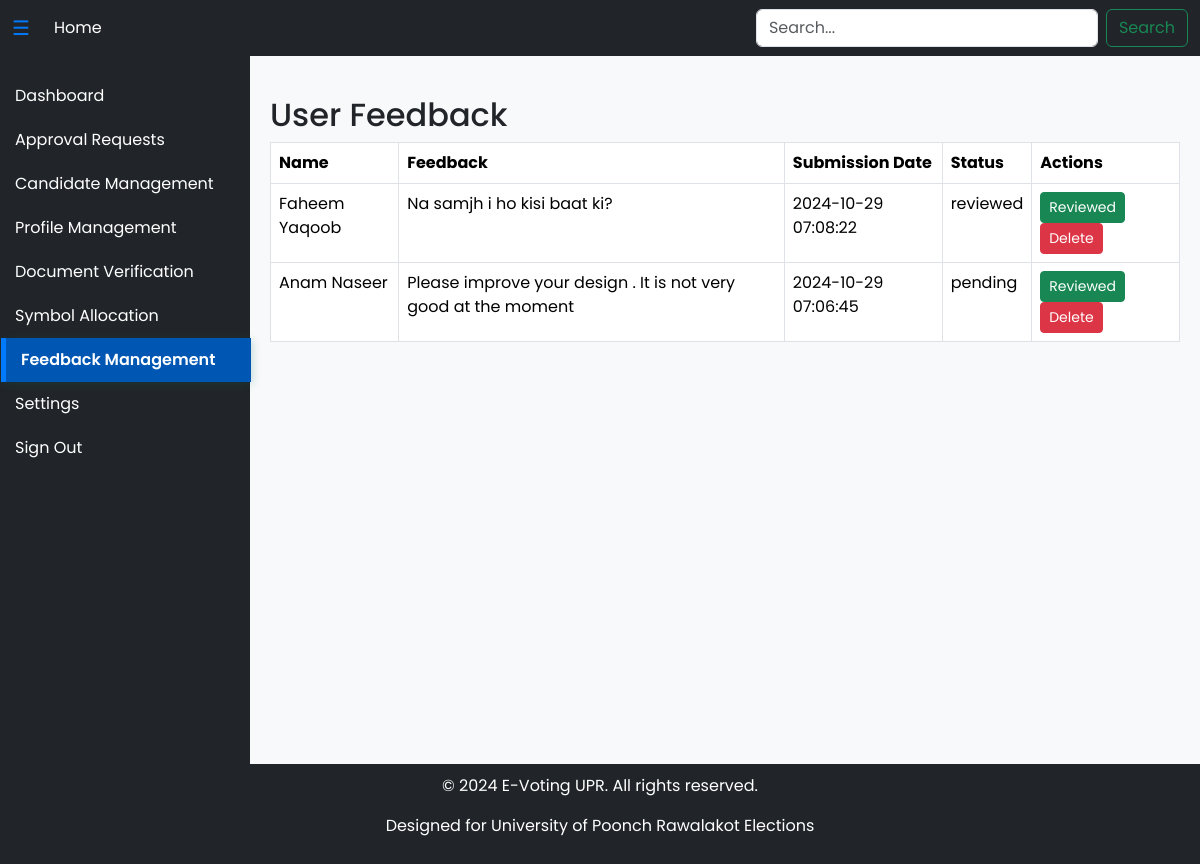
Screenshot of /manage_feedback.php (signed in) with the database file from the repository.
### tables this page shows
CREATE TABLE `feedback` (
  `id` int(11) NOT NULL,
  `candidate_id` int(11) NOT NULL,
  `feedback_text` text NOT NULL,
  `date` datetime NOT NULL DEFAULT current_timestamp(),
  `status` enum('pending','reviewed','','') NOT NULL
);

CREATE TABLE `candidates` (
  `candidate_id` int(50) NOT NULL,
  `election_id` int(11) DEFAULT NULL,
  `candidate_name` text NOT NULL,
  `password` varchar(200) NOT NULL,
  `candidate_number` varchar(20) NOT NULL,
  `department` text NOT NULL,
  `candidate_role` enum('Lecturer','Professor','Assistant_Professor','Associate_Professor') NOT NULL,
  `address` text NOT NULL,
  `socialmedia_links` text NOT NULL,
  `profile_pic` varchar(500) NOT NULL,
  `manifesto` text NOT NULL,
  `status` enum('Approved','Rejected','Pending','') NOT NULL,
  `document_status` enum('pending','verified','rejected','') NOT NULL DEFAULT 'pending',
  `symbol` varchar(500) DEFAULT NULL,
  `created_at` datetime NOT NULL DEFAULT current_timestamp(),
  `updated_at` datetime NOT NULL DEFAULT current_timestamp(),
  `candidate_email` varchar(200) NOT NULL,
  `has_voted` tinyint(1) DEFAULT 0,
  `role` enum('candidate','voter','') NOT NULL
);

### manage_feedback.php (the view, shortened to what this page needs)
<?php
include 'config.php';
$sql = "SELECT f.id, c.candidate_name, f.feedback_text, f.date, f.status
        FROM feedback f
        JOIN candidates c ON f.candidate_id = c.candidate_id
        ORDER BY f.date DESC";
$result = $conn->query($sql);
?>
<!DOCTYPE html>
<html lang="en">
<head>
    <link rel="stylesheet" href="style.css">
    <link href="https://cdn.jsdelivr.net/npm/bootstrap@5.3.3/dist/css/bootstrap.min.css" rel="stylesheet">
</head>
<body>
    <?php
  include 'sidebar.php';
  ?>
    <nav class="navbar navbar-expand-lg navbar-dark bg-dark fixed-top">
        <div class="container-fluid">
            <a class="navbar-brand" href="javascript:void(0);" id="navbarToggle">☰</a>
            <div class="collapse navbar-collapse" id="navbarNav">
                <ul class="navbar-nav me-auto">
                    <li class="nav-item">
                        <a class="nav-link active" aria-current="page" href="welcome.php">Home</a>
                    </li>
                </ul>
                <form class="d-flex">
                <input class="form-control me-2" type="text" id="searchInput" placeholder="Search..." aria-label="Search">
                    <button class="btn btn-outline-success" type="submit">Search</button>
                </form>
            </div>
        </div>
    </nav>
    <div class="content" id="mainContent">
    <h2 >User Feedback</h2>
    <?php if ($result->num_rows > 0): ?>
        <table class="table table-bordered">
            <thead>
                <tr>
                    <th>Name</th>
                    <th>Feedback</th>
                    <th>Submission Date</th>
                    <th>Status</th>
                    <th>Actions</th>
                </tr>
            </thead>
            <tbody>
                <?php while ($row = $result->fetch_assoc()): ?>
                    <tr>
                        <td><?php echo htmlspecialchars($row['candidate_name']); ?></td>
                        <td><?php echo htmlspecialchars($row['feedback_text']); ?></td>
                        <td><?php echo htmlspecialchars($row['date']); ?></td>
                        <td><?php echo htmlspecialchars($row['status']); ?></td>
                        <td>
                        <a href="mark_reviewed.php?id=<?php echo $row['id']; ?>"
   class="btn btn-success btn-sm"
   onclick="return confirm('Are you sure you want to mark this as reviewed?');"> Reviewed</a>
<a href="delete_feedback.php?id=<?php echo $row['id']; ?>"
   class="btn btn-danger btn-sm"
   onclick="return confirm('Are you sure you want to delete this feedback? This action cannot be undone.');">Delete</a>
                        </td>
                    </tr>
                <?php endwhile; ?>
            </tbody>
        </table>
    <?php else: ?>
        <p>No feedback found.</p>
    <?php endif; ?>
</div>
<footer>
        <p>&copy; 2024 E-Voting UPR. All rights reserved.</p>
        <p>Designed for University of Poonch Rawalakot Elections</p>
    </footer>
</body>
</html>

### style.css (style rules this page uses)
body { margin-top: 20px; font-family: 'Poppins', sans-serif; background-color: #f8f9fa; padding-top: 56px; }
.navbar-brand { font-size: 1.5rem; color: #007bff !important; }
.content { padding: 20px; margin-left: 250px; transition: all 0.3s ease; min-height: calc(100vh - 112px); }
.navbar-nav .nav-link { color: white !important; }
footer { background-color: #212529; color: white; text-align: center; padding: 10px 0; position: relative; bottom: 0; width: 100%; }

### manage_feedback.php (style rules this page uses)
body { margin-top: 20px; font-family: 'Poppins', sans-serif; background-color: #f8f9fa; padding-top: 56px; }

### rows the page displays
feedback: candidate.candidate_name "Faheem Yaqoob", feedback_text "Na samjh i ho kisi baat ki?", date "2024-10-29 07:08:22", status "reviewed"
feedback: candidate.candidate_name "Anam Naseer", feedback_text "Please improve your design . It is not very good at the moment", date "2024-10-29 07:06:45", status "pending"
